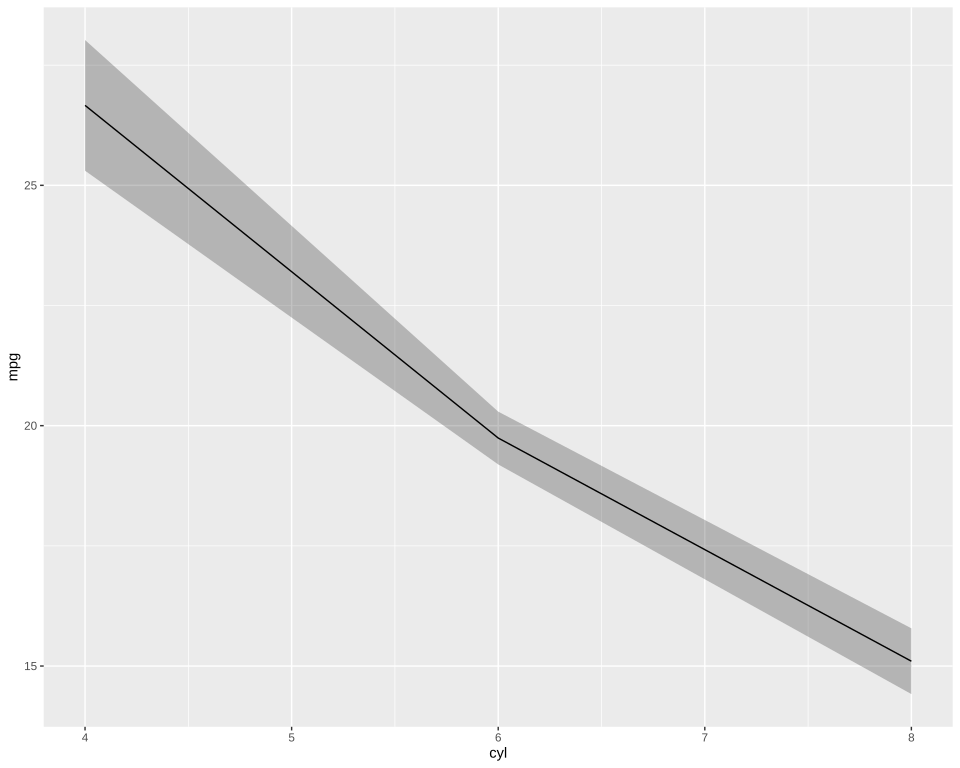

Write R code to recreate this figure.
# The plot test/golden/summary_ribbon.svg draws, drawn by ggplot2 itself, as ggplot2's own visual tests
# draw their snapshots: the independent check on that golden whenever it changes. The suite never
# runs this; it needs R, ggplot2 and vdiffr, saved as the Docker image giggly-r:ggplot2-4.0.3. From
# the repository's root:
#
#   docker run --rm -v "$PWD/test/golden":/golden:ro giggly-r:ggplot2-4.0.3 \
#     Rscript /golden/summary_ribbon.R > summary_ribbon.ggplot2.svg
#
# and compare the two drawings element by element, as test/golden/point.R does.
#
# A band of the mean's standard error along a continuous x, with the means joined by a line
# over it.
# First checked with ggplot2 4.0.3 and vdiffr 1.0.9: every element and clip path matches, the x
# axis drawn before the y as in test/golden/point.R.

library(ggplot2)

plot <- ggplot(mtcars, aes(cyl, mpg)) +
  stat_summary(geom = "ribbon", alpha = 0.3) +
  stat_summary(fun = mean, geom = "line") +
  theme_gray()

file <- tempfile(fileext = ".svg")
vdiffr::write_svg(plot, file)
cat(readLines(file), sep = "\n")
